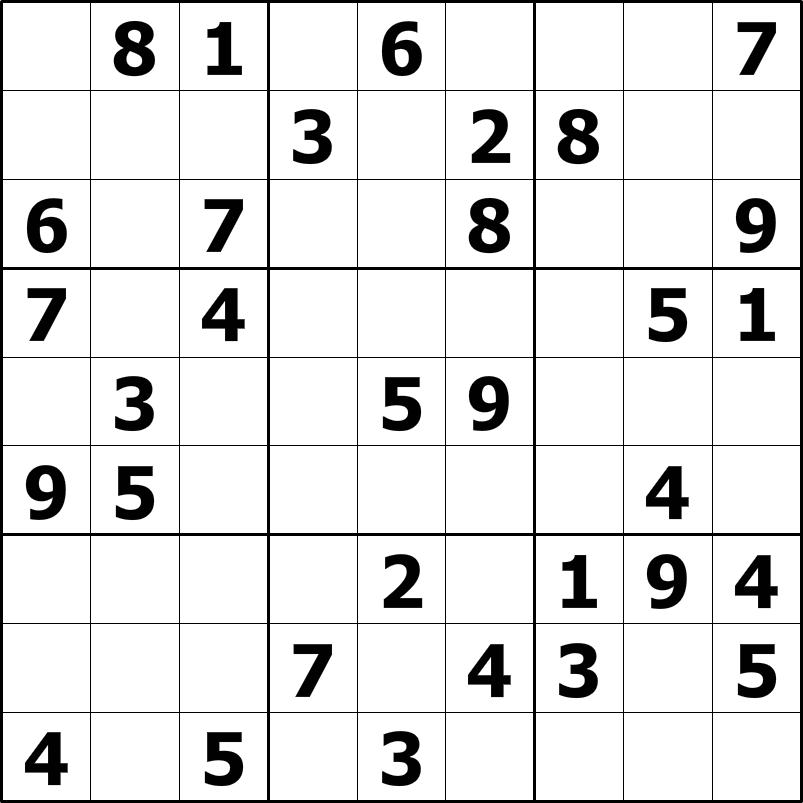
#> input picture img/sudoku_test3.png, 803 x 803 px
$ python script.py
#> lines starting #> are read from the running program, lines starting #| are printed output that depends on the picture; after the words box and inside, x2 and y2 are one past the last pixel; in counts of white or black regions, pixels touching at a corner belong together
import cv2
import numpy as np
#import matplotlib.pyplot as plt


def show(im):
    cv2.imshow('Sudoku', im)
    cv2.waitKey(0)
    cv2.destroyAllWindows()

def rectify(h):
    h = h.reshape((4,2))
    hnew = np.zeros((4,2),dtype = np.float32)

    add = h.sum(1)
    hnew[0] = h[np.argmin(add)]
    hnew[2] = h[np.argmax(add)]

    diff = np.diff(h,axis = 1)
    hnew[1] = h[np.argmin(diff)]
    hnew[3] = h[np.argmax(diff)]

    return hnew

# Read the image
im = cv2.imread('./img/sudoku_test3.png')
#> im is the input picture: shape (803, 803, 3); min 0, max 255, mean 228.3

# Show image
show(im)

# Convert to grayscale
gray = cv2.cvtColor(im,cv2.COLOR_BGR2GRAY)
show(gray)

# GuassianBlur for better thresholding
gray = cv2.GaussianBlur(gray, (5, 5), 0)
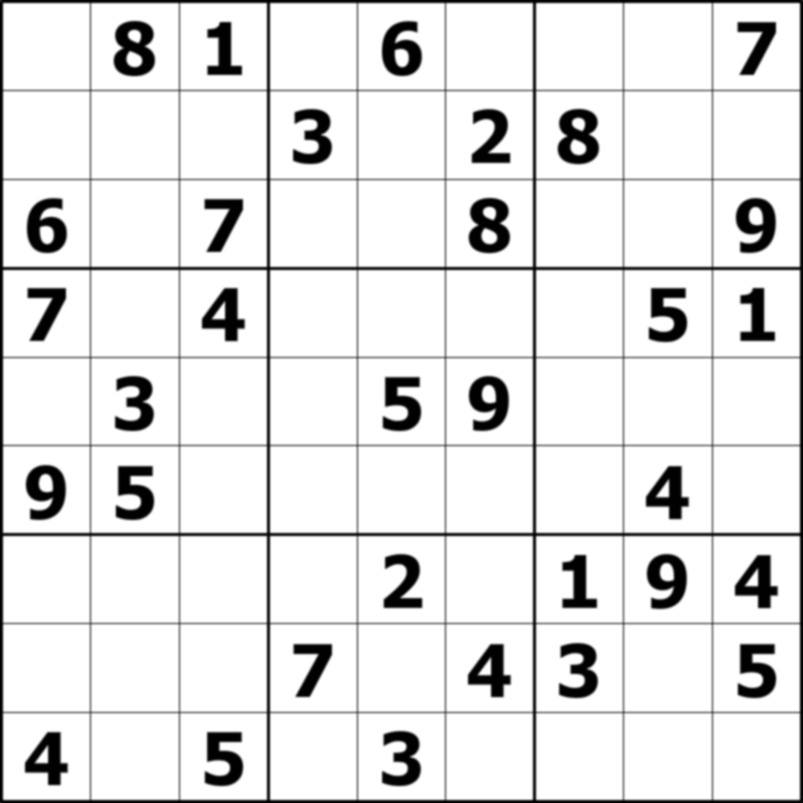
#> gray: shape (803, 803); min 0, max 255, mean 228.3
show(gray)

# Thresholding - Black becomes blacker and white becomes whiter
thresh = cv2.adaptiveThreshold(gray, 255, 1, 1, 11, 2)
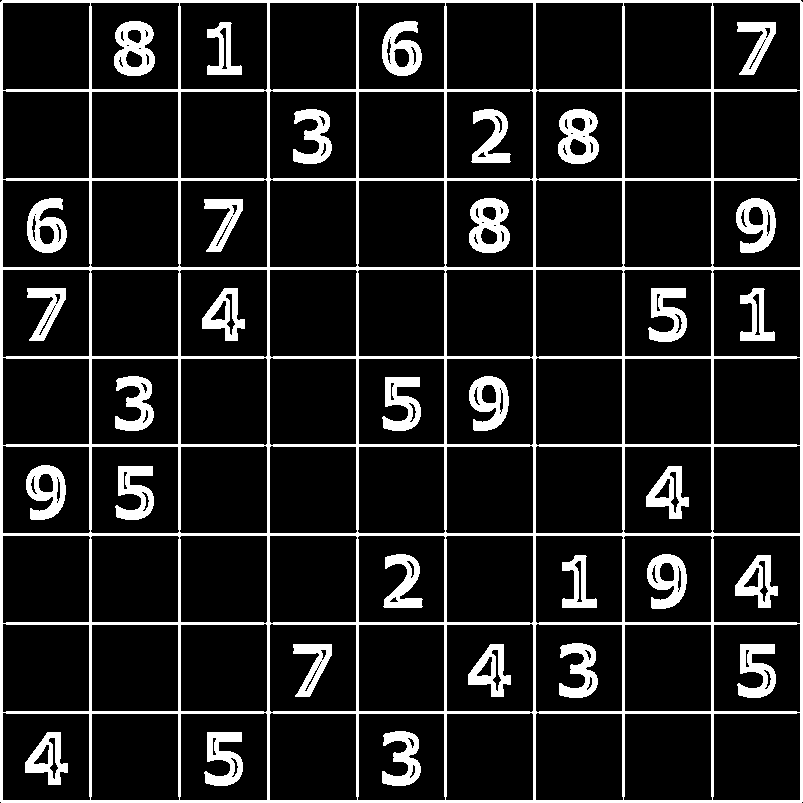
#> thresh: shape (803, 803); 12.9% white; 33 white regions
show(thresh)

# Finding out all the contours
contours, hierarchy = cv2.findContours(
    thresh, cv2.RETR_TREE, cv2.CHAIN_APPROX_SIMPLE)
#> contours = 240 contours, 50 with area under 20; largest, box (x1, y1, x2, y2) and area: (0, 0, 803, 803) 643199, (623, 713, 713, 801) 7574, (90, 713, 180, 801) 7574, (712, 712, 801, 801) 7574, (2, 712, 91, 801) 7574

# Finding maximum possible square inside the image
biggest = None
max_area = 0
for i in contours:
    area = cv2.contourArea(i)
    if area > 100:
        peri = cv2.arcLength(i, True)
        approx = cv2.approxPolyDP(i, 0.02 * peri, True)
        if area > max_area and len(approx) == 4:
            biggest = approx
            max_area = area
#> this loop made 240 passes
#> (area, peri, biggest, max_area) on pass 1: (643199, 3204.5, [[2, 0], [0, 801], [801, 802], [802, 2]], 643199)
#> (area, peri, approx) on passes 2, 3, 7, 8, 9, 10: (7574, 348.5, [[624, 714], [710, 713], [712, 799], [624, 800]]), (7487, 346.5, [[358, 714], [443, 713], [445, 799], [358, 800]]), (7574, 348.5, [[91, 714], [177, 713], [179, 799], [91, 800]]), (7574, 348.5, [[799, 712], [800, 799], [713, 800], [713, 714]]), (7572.5, 347.9, [[537, 712], [622, 714], [622, 800], [535, 799]]), (7572.5, 347.9, [[531, 712], [533, 799], [446, 800], [446, 714]])
#> after the loop, max_area = 643199

# Rectifying the square for optimal coordinates
approx=rectify(biggest)
#> in rectify, `h = h.reshape((4,2))`: h = [[2, 0], [0, 801], [801, 802], [802, 2]]
#> in rectify, `add = h.sum(1)`: add = [2, 801, 1603, 804]
#> in rectify, `diff = np.diff(h,axis = 1)`: diff = [-2, 801, 1, -800]
#> approx = [[2, 0], [802, 2], [801, 802], [0, 801]]

# Creating array equalent to maximum size of the image
h = np.array([ [0,0],[489,0],[489,367],[0,367] ],np.float32)

# Taking out the square grid from the grayscale image
retval = cv2.getPerspectiveTransform(approx,h)
#> retval = [[0.61, 0.00152, -1.22], [-0.00115, 0.459, 0.00229], [-1.57e-06, 1.55e-06, 1]]
warp = cv2.warpPerspective(gray,retval,(490,368))
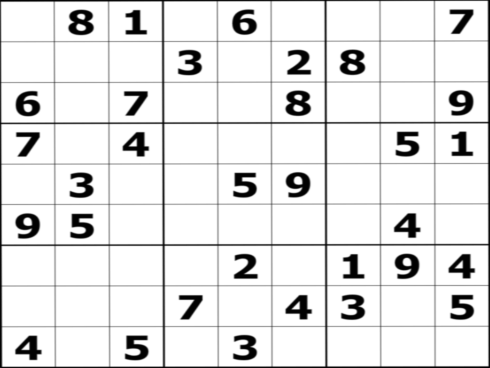
#> warp: shape (368, 490); min 0, max 255, mean 228.6

# Showing the grid
show(warp)


# [10 lines of commented-out code are left out]

edges = cv2.Canny(warp,50,150,apertureSize = 3)
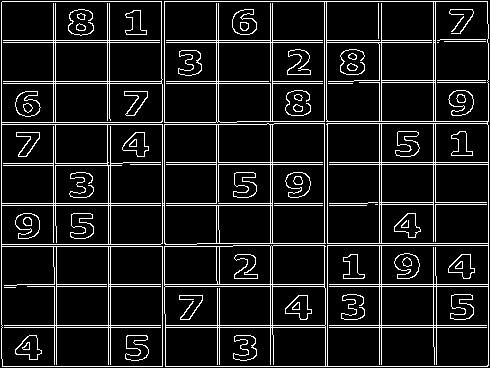
#> edges: shape (368, 490); 10.6% white in thin lines or dots

lines = cv2.HoughLines(edges,1,np.pi/180,200)
#> lines = 36 rows, first 8: [1, 1.57], [366, 1.57], [325, 1.57], [327, 1.57], [284, 1.57], [286, 1.57], [42, 1.57], [40, 1.57]
for rho,theta in lines[0]:
    a = np.cos(theta)
    b = np.sin(theta)
    x0 = a*rho
    y0 = b*rho
    x1 = int(x0 + 1000*(-b))
    y1 = int(y0 + 1000*(a))
    x2 = int(x0 - 1000*(-b))
    y2 = int(y0 - 1000*(a))

    cv2.line(warp,(x1,y1),(x2,y2),(255,255,255),2)
#> this loop made 1 pass
#> (rho, theta, b, x0, y0, x1, y1, x2) on pass 1: (1, 1.57, 1, -4.37e-08, 1, -1000, 0, 999)
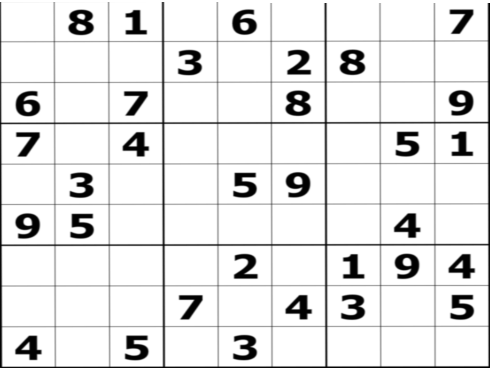
#> warp: shape (368, 490); 0.55% of pixels changed, all inside (x1, y1, x2, y2) = (0, 0, 490, 3)
show(warp)
cv2.imwrite('no_grid.jpg',warp)

$ run again, with img/sample_sudoku.jpg saved as img/sudoku_test3.png
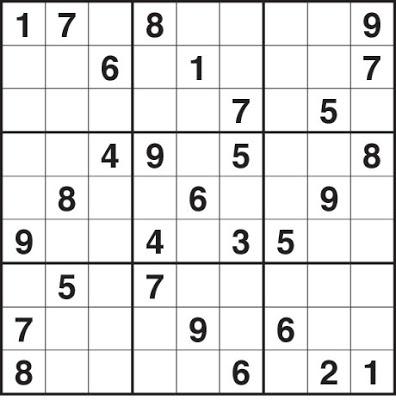
#> input picture img/sample_sudoku.jpg, 396 x 400 px
#> im is the input picture: shape (400, 396, 3); mean B, G, R 228.5, 228.5, 228.6
#> `thresh = cv2.adaptiveThreshold(gray, 255, 1, 1, 11, 2)`:
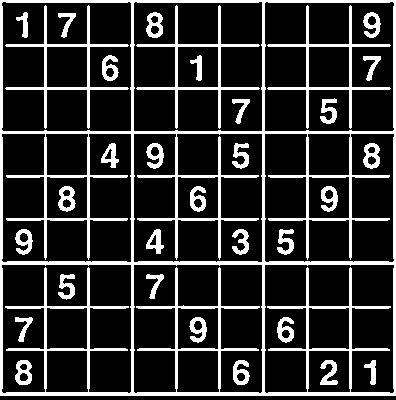
#> thresh: shape (400, 396); 18.6% white; 33 white regions
#> contours = 75 contours; largest, box (x1, y1, x2, y2) and area: (0, 0, 396, 396) 156025, (264, 1, 395, 132) 16638, (1, 1, 132, 132) 16638, (133, 1, 263, 132) 16630, (133, 133, 263, 263) 13899
#> the loop `for i in contours:` made 75 passes
#> (area, peri, biggest, max_area) on pass 1: (156025, 1580, [[0, 0], [0, 395], [395, 395], [395, 0]], 156025)
#> after the loop `for i in contours:`: max_area = 156025
#> h = [[0, 0], [0, 395], [395, 395], [395, 0]]
#> add = [0, 395, 790, 395]
#> diff = [0, 395, 0, -395]
#> `approx=rectify(biggest)`: approx = [[0, 0], [395, 0], [395, 395], [0, 395]]
#> retval = [[1.24, 0, 0], [0, 0.929, 0], [0, 0, 1]]
#> edges: shape (368, 490); 10.2% white in thin lines or dots
#> lines = 37 rows, first 8: [242, 1.57], [246, 1.57], [2, 1.57], [124, 1.57], [364, 1.57], [121, 1.57], [43, 1.57], [83, 1.57]
#> the loop `for rho,theta in lines[0]:` made 1 pass
#> (rho, theta, a, b, x0, y0, x1, y1) on pass 1: (242, 1.57, -4.37e-08, 1, -1.06e-05, 242, -1000, 241)
#> after the loop `for rho,theta in lines[0]:`:
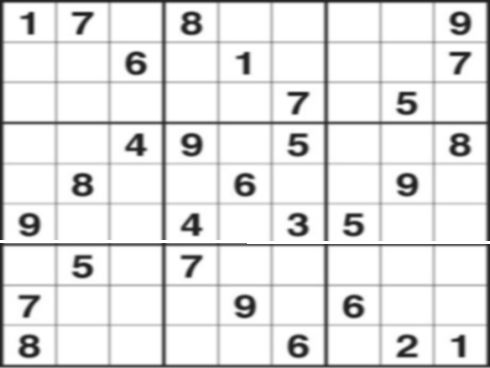
#> warp: shape (368, 490); min 30, max 255, mean 229
